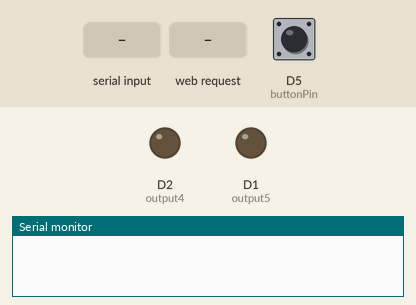
Recording of a sketch running on a simulated ESP8266 (NodeMCU). Shown: output pins drawn as LEDs (lit = HIGH), the last lines printed to the serial monitor. The test bench sets the inputs (shaded band); at power-on: D5 (buttonPin) HIGH. WiFi joins after 1.5 s; servers stay silent unless stated.

Above: at 2.7 s.
2.8 s: "5ON\n" received over Serial
At 3.2 s:
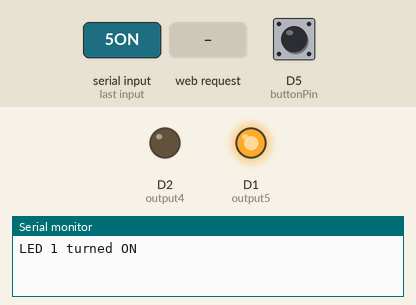
4.3 s: HTTP request GET /4/on received
At 5.5 s:
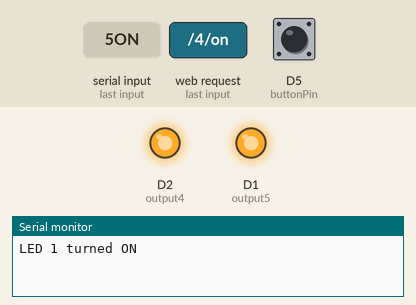
5.8 s: "5OFF\n" received over Serial
At 6.6 s:
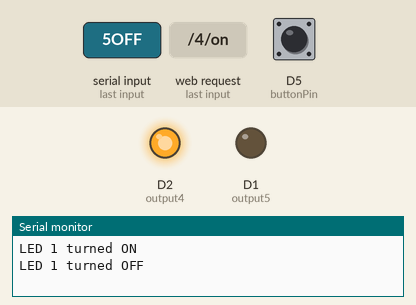
8.9 s: HTTP request GET /5/on received
At 10.1 s:
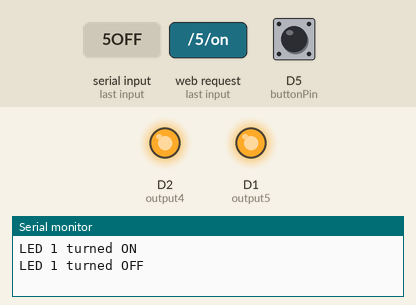
10.4 s: HTTP request GET /5/off received
At 11.5 s:
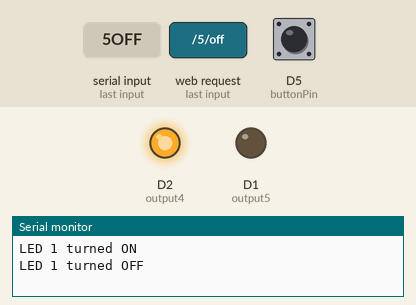
Timing chart, 0 to 12.9 s (numbered marks = the images above; inputs shaded):
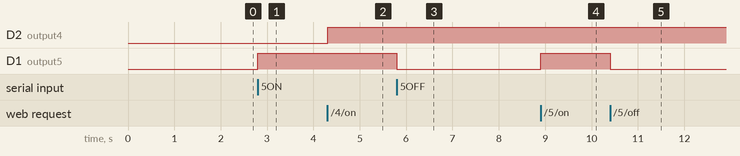

Measured:
- after the input at 2.8 s, D1 (output5): LOW → HIGH at once
- after the input at 4.3 s, D2 (output4): LOW → HIGH at once
- after the input at 5.8 s, D1 (output5): HIGH → LOW at once
- after the input at 8.9 s, D1 (output5): LOW → HIGH at once
- after the input at 10.4 s, D1 (output5): HIGH → LOW at once

The sketch:

95.ino
```cpp
#include <ESP8266WiFi.h>

const char* ssid = "Redmi Note 13";
const char* password = "z4j23yq93524rgm";

WiFiServer server(80);

String header;
String output5State = "off";
String output4State = "off";
String buttonMessage = "";  // Змінна для зберігання повідомлення про кнопку

const int output5 = 5;
const int output4 = 4;
const int buttonPin = D5;

unsigned long currentTime = millis();
unsigned long previousTime = 0;
const long timeoutTime = 1000;

bool lastButtonState = HIGH;

void setup() {
  Serial.begin(115200);

  pinMode(output5, OUTPUT);
  pinMode(output4, OUTPUT);
  pinMode(buttonPin, INPUT_PULLUP);
  digitalWrite(output5, LOW);
  digitalWrite(output4, LOW);

  WiFi.begin(ssid, password);
  while (WiFi.status() != WL_CONNECTED) {
    delay(500);
  }
  server.begin();
}

void loop() {
  // Перевірка стану кнопки
  bool currentButtonState = digitalRead(buttonPin);
  if (lastButtonState == HIGH && currentButtonState == LOW) {
    Serial.println("Physical Button Pressed");
    buttonMessage = "Physical Button Pressed"; // Зберігаємо повідомлення для відображення на веб-сторінці
  }
  lastButtonState = currentButtonState;

  if (Serial.available() > 0) {
    String command = Serial.readStringUntil('\n');
    command.trim();

    if (command == "5ON") {
      digitalWrite(output5, HIGH);
      output5State = "on";
      Serial.println("LED 1 turned ON");
    }
    else if (command == "5OFF") {
      digitalWrite(output5, LOW);
      output5State = "off";
      Serial.println("LED 1 turned OFF");
    }
    else if (command == "4ON") {
      digitalWrite(output4, HIGH);
      output4State = "on";
      Serial.println("LED 2 turned ON");
    }
    else if (command == "4OFF") {
      digitalWrite(output4, LOW);
      output4State = "off";
      Serial.println("LED 2 turned OFF");
    }
  }

  // Обробка веб-клієнтів
  WiFiClient client = server.available();
  if (client) {
    currentTime = millis();
    previousTime = currentTime;
    String currentLine = "";

    while (client.connected() && currentTime - previousTime <= timeoutTime) {
      currentTime = millis();
      if (client.available()) {
        char c = client.read();
        header += c;
        if (c == '\n') {
          if (currentLine.length() == 0) {
            client.println("HTTP/1.1 200 OK");
            client.println("Content-type:text/html");
            client.println("Connection: close");
            client.println();

            if (header.indexOf("GET /5/on") >= 0) {
              digitalWrite(output5, HIGH);
              output5State = "on";
            }
            else if (header.indexOf("GET /5/off") >= 0) {
              digitalWrite(output5, LOW);
              output5State = "off";
            }
            else if (header.indexOf("GET /4/on") >= 0) {
              digitalWrite(output4, HIGH);
              output4State = "on";
            }
            else if (header.indexOf("GET /4/off") >= 0) {
              digitalWrite(output4, LOW);
              output4State = "off";
            }

            // Відправка HTML сторінки
            client.println("<!DOCTYPE html><html>");
            client.println("<head><meta name=\"viewport\" content=\"width=device-width, initial-scale=1\">");
            client.println("<meta http-equiv='refresh' content='1'>");
            client.println("<link rel=\"icon\" href=\"data:,\">");
            client.println("<style>html { font-family: Helvetica; display: inline-block; margin: 0px auto; text-align: center;}");
            client.println(".button { background-color: #195B6A; border: none; color: white; padding: 16px 40px;");
            client.println("text-decoration: none; font-size: 30px; margin: 2px; cursor: pointer;}");
            client.println(".button2 {background-color: #77878A;}");
            client.println(".message { color: #195B6A; font-size: 20px; margin-top: 20px; }</style></head>");

            client.println("<body><h1>ESP8266 Web Server</h1>");

            // Виведення стану GPIO 5
            client.println("<p>GPIO 5 - State " + output5State + "</p>");
            if (output5State == "off") {
              client.println("<p><a href=\"/5/on\"><button class=\"button\">ON</button></a></p>");
            } else {
              client.println("<p><a href=\"/5/off\"><button class=\"button button2\">OFF</button></a></p>");
            }

            // Виведення стану GPIO 4
            client.println("<p>GPIO 4 - State " + output4State + "</p>");
            if (output4State == "off") {
              client.println("<p><a href=\"/4/on\"><button class=\"button\">ON</button></a></p>");
            } else {
              client.println("<p><a href=\"/4/off\"><button class=\"button button2\">OFF</button></a></p>");
            }

            // Виведення повідомлення про натискання кнопки
            if (buttonMessage != "") {
              client.println("<p class=\"message\">" + buttonMessage + "</p>");
              buttonMessage = ""; // Очищаємо повідомлення після відображення
            }

            client.println("</body></html>");
            client.println();
            break;
          } else {
            currentLine = "";
          }
        } else if (c != '\r') {
          currentLine += c;
        }
      }
    }
    header = "";
    client.stop();
  }
}
```
